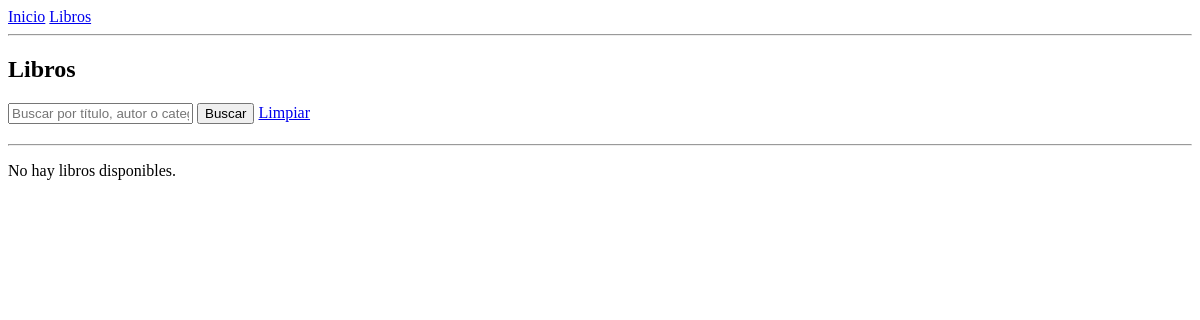
Page /libros/ on the earlier database version.
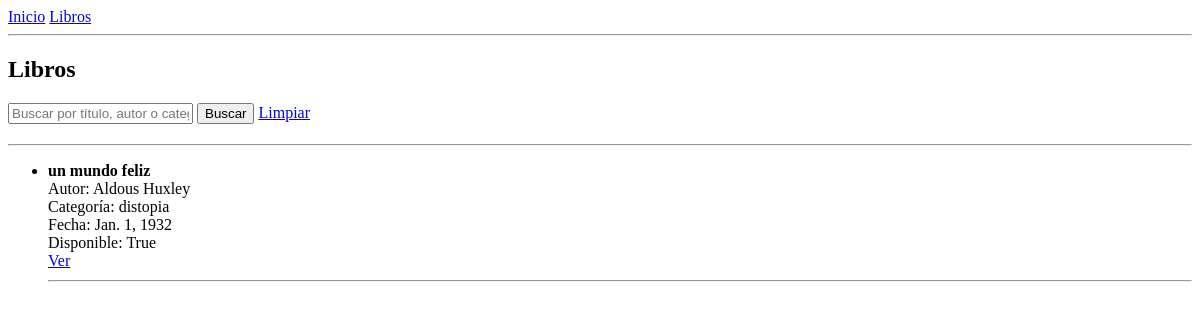
Same page on the later database version.
### libreria/models.py (models this page shows, shortened)
class Libro (models.Model):
    titulo = models.CharField(max_length=200)
    autor = models.ForeignKey(
        Autor,
        on_delete= models.CASCADE
    )
    categoria = models.ForeignKey(
        Categoria,
        on_delete= models.CASCADE
    )
    fecha_publicacion = models.DateField()
    disponible = models.BooleanField(default=True)

class Autor (models.Model):
    nombre = models.CharField(max_length=100)
    email = models.EmailField(unique=True)

class Categoria (models.Model):
    nombre = models.CharField(max_length=60)

### libreria/views.py (the view)
# urls.py: path("libros/", views.LibroListView.as_view(), name="libros"),
class LibroListView (ListView):
    model = Libro
    template_name = "libreria/libros_list.html"
    context_object_name = "libros"
    def get_queryset(self):
        query = self.request.GET.get("q")
        libros = Libro.objects.all()
        if query:
            libros = libros.filter(
                Q(titulo__icontains=query) |
                Q(autor__nombre__icontains=query) |
                Q(categoria__nombre__icontains=query)
            )
        return libros.order_by("titulo")

### libreria/templates/libreria/libros_list.html (shortened to what this page needs)
{% extends "libreria/base.html" %}
{% block content %}
<h2>Libros</h2>
<form method="GET" style="margin-bottom: 20px;">
    <input
        type="text"
        name="q"
        placeholder="Buscar por título, autor o categoría..."
        value="{{ request.GET.q }}"
    >
    <button type="submit">Buscar</button>
    <a href="{% url 'libros' %}">Limpiar</a>
</form>
<hr>
{% if libros %}
    <ul>
        {% for libro in libros %}
            <li style="margin-bottom: 10px;">
                <strong>{{ libro.titulo }}</strong><br>
                Autor: {{ libro.autor.nombre }}<br>
                Categoría: {{ libro.categoria.nombre }}<br>
                Fecha: {{ libro.fecha_publicacion }}<br>
                Disponible: {{ libro.disponible }}
                <br>
                <a href="{% url 'libro_detail' libro.id %}">Ver</a>
            </li>
            <hr>
        {% endfor %}
    </ul>
{% else %}
    <p>No hay libros disponibles.</p>
{% endif %}
{% endblock %}

### libreria/templates/libreria/base.html (shortened to what this page needs)
<!DOCTYPE html>
<html>
<head>
</head>
<body>
    <nav>
        <a href="{% url 'inicio' %}">Inicio</a>
        <a href="{% url 'libros' %}">Libros</a>
    </nav>
    <hr>
    {% block content %}
    {% endblock %}
</body>
</html>

Differences in the rows shown:
added Libro: titulo "un mundo feliz", autor.nombre "Aldous Huxley", categoria.nombre "distopia", fecha_publicacion "Jan. 1, 1932", disponible "True"
Other differences:
text no longer shown: "No hay libros disponibles."
